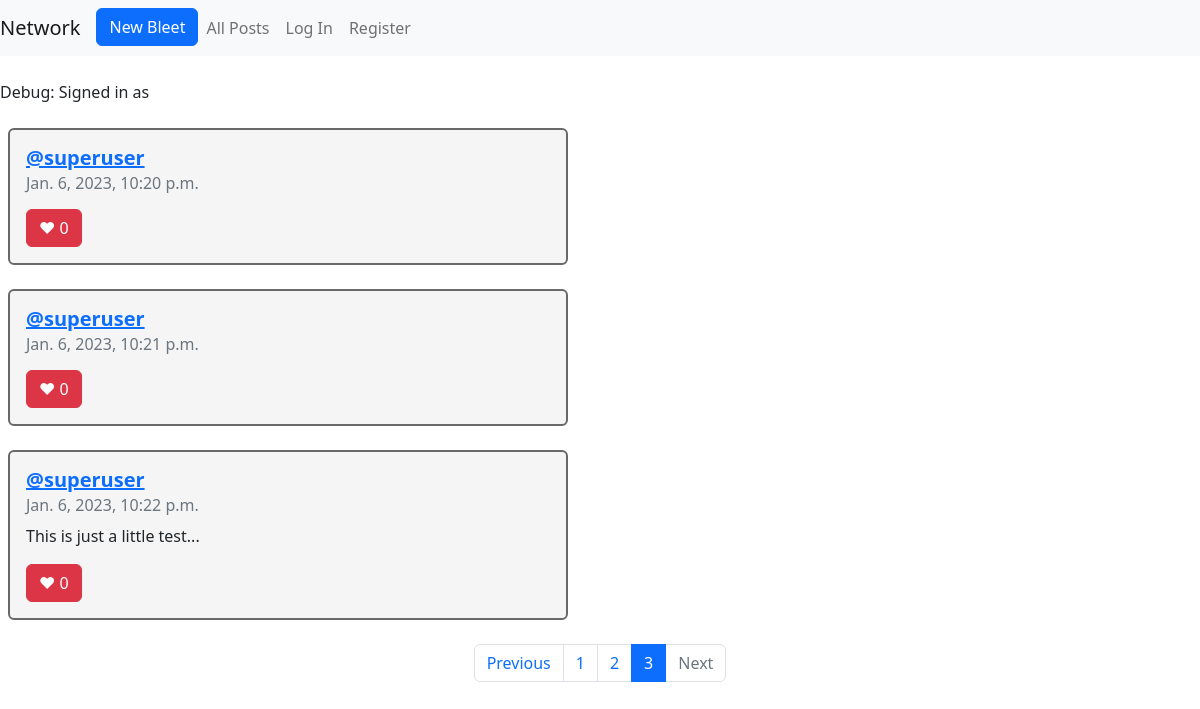
Page /allPosts?page=4 on the earlier database version.
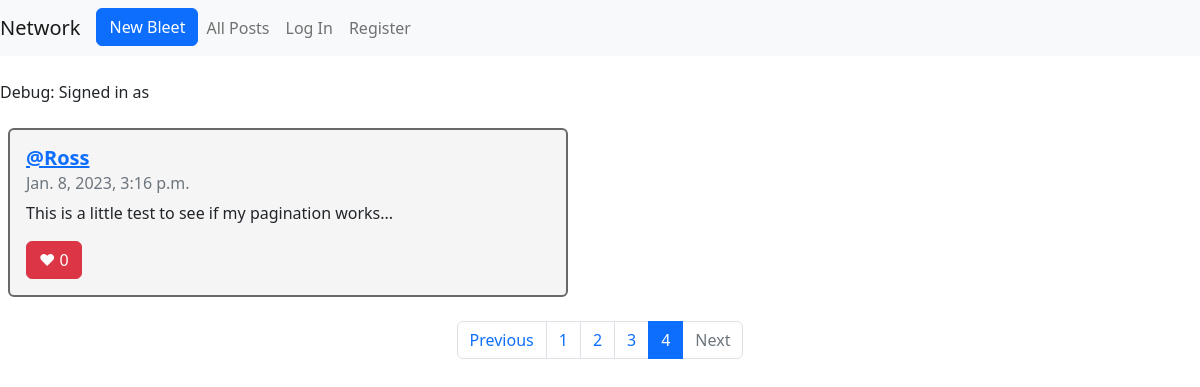
Same page on the later database version.
### network/models.py (models this page shows)
class Tweet(models.Model):
    author = models.ForeignKey(User, on_delete=models.CASCADE)
    tweetText = models.CharField(max_length=255)
    posted = models.DateTimeField(auto_now_add=True)
    like = models.ManyToManyField(User, blank=True, related_name="likes")
    def __str__(self):
        return f"{self.author} tweeted: {self.tweetText}"

class User(AbstractUser):
    pass

### network/views.py (the view)
# urls.py: path("allPosts", views.allPosts, name="allPosts"),
def allPosts(request):
    tweets = Tweet.objects.all()
    paginator = Paginator(tweets, 3)
    page_number = request.GET.get('page')
    page_obj = paginator.get_page(page_number)
    print(tweets)
    return render(request, "network/allPosts.html", {
        "page_obj": page_obj
    })

### network/templates/network/allPosts.html (shortened to what this page needs)
   {% extends "network/layout.html" %}
   {% block body %}
   <br>
   Debug: Signed in as <strong>{{ user.username }}</strong>
   <br>
   <br>
   {% for tweet in page_obj %}
   <div class="ms-2 card" style="width: 35rem" data-id="{{tweet.id}}";>
     <div class="card-body rounded">
      <h5 class="card-title" href="#"><a href="{% url 'profile' user_id=tweet.author.id%}"><b>@{{ tweet.author}}</b></h5></a>
      <h6 class="card-subtitle mb-2 text-muted">{{tweet.posted}}</h6>
      <p class="card-text" id="tweetText">{{tweet.tweetText}}</p>
      {% if user.username in tweet.like.all|stringformat:'s' %}
      <button class="btn btn-danger float-left" id="foo">&hearts;&nbsp;<span id="number">{{ tweet.like.all.count }}</span></button>
      {% else %}
      <button class="btn btn-secondary float-left" id="foo">&hearts;&nbsp;<span id="number">{{ tweet.like.all.count }}</span></button>
      {% endif %}
   </div>
</div>
<br>
{% endfor %}
    <nav aria-label="Page navigation example">
      <ul class="pagination justify-content-center">
        {% if page_obj.has_previous %}
          <li class="page-item">
            <a class="page-link" href="?page={{ page_obj.previous_page_number }}">Previous</a>
          </li>
        {% else %}
          <li class="page-item disabled">
            <a class="page-link" href="#" tabindex="-1" aria-disabled="True">Previous</a>
          </li>
        {% endif %}
        {% for i in page_obj.paginator.page_range %}
          {% if page_obj.number == i %}
            <li class="page-item active" aria-current="page">
              <span class="page-link">
                {{ i }}
              </span>
            </li>
          {% else %}
            <li class="page-item"><a class="page-link" href="?page={{ i }}">{{ i }}</a></li>
          {% endif %}
        {% endfor %}
        {% if page_obj.has_next %}
          <li class="page-item">
            <a class="page-link" href="?page={{ page_obj.next_page_number }}">Next</a>
          </li>
        {% else %}
          <li class="page-item disabled">
            <a class="page-link" href="#" tabindex="-1" aria-disabled="True">Next</a>
          </li>
        {% endif %}
      </ul>
    </nav>
{% endblock %}

Differences in the rows shown:
no longer on this page (row unchanged): Tweet: author "superuser", posted "Jan. 6, 2023, 10:20 p.m.", like.all.count "0"
no longer on this page (row unchanged): Tweet: author "superuser", posted "Jan. 6, 2023, 10:21 p.m.", like.all.count "0"
no longer on this page (row unchanged): Tweet: author "superuser", posted "Jan. 6, 2023, 10:22 p.m.", tweetText "This is just a little test...", like.all.count "0"
added Tweet: author "Ross", posted "Jan. 8, 2023, 3:16 p.m.", tweetText "This is a little test to see if my pagination works...", like.all.count "0"
Other differences:
list line gone: "3"
new list line: "3"
new list line: "4"
